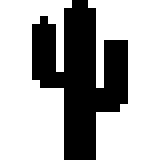
#> input picture raw_images/cactus.png, 20 x 20 px, found by its file name (shown 8 times larger)
$ jupyter execute genetic.ipynb
#> lines starting #> are read from the running program, lines starting #| are printed output that depends on the picture; after the words box and inside, x2 and y2 are one past the last pixel; in counts of white or black regions, pixels touching at a corner belong together; long printed decimals are rounded
[cell 1]
# This Python 3 environment comes with many helpful analytics libraries installed
# It is defined by the kaggle/python Docker image: https://github.com/kaggle/docker-python
# For example, here's several helpful packages to load

import numpy as np # linear algebra
import pandas as pd # data processing, CSV file I/O (e.g. pd.read_csv)

# Input data files are available in the read-only "../input/" directory
# For example, running this (by clicking run or pressing Shift+Enter) will list all files under the input directory

import os
for dirname, _, filenames in os.walk('/kaggle/input'):
    for filename in filenames:
        print(os.path.join(dirname, filename))

# You can write up to 20GB to the current directory (/kaggle/working/) that gets preserved as output when you create a version using "Save & Run All"
# You can also write temporary files to /kaggle/temp/, but they won't be saved outside of the current session

[cell 2]
# This part is for creating zip and video from outputs and
# meant to be run manually after outputs are created.

import shutil
import os

output = os.path.join("output")
vidims = os.path.join(output, 'video')

def s(func):
    try:
        func()
    except:
        pass

def install_ffmpeg():
    !apt-get update
    !apt install -y ffmpeg
    !pip install ffmpeg-python

def clear_all():
    s(lambda: shutil.rmtree(output))
    s(lambda: os.remove('images.zip'))
    s(lambda: os.remove('animation.mp4'))

def create_folders():
    s(lambda: shutil.rmtree(output))
    s(lambda: os.mkdir(output))
    s(lambda: os.mkdir(vidims))

def renew_folders():
    clear_all()
    create_folders()

def create_zip():
    s(lambda: os.remove('images.zip'))
    shutil.make_archive('images', 'zip', output)

def create_video():
    s(lambda: os.remove('animation.mp4'))
    import ffmpeg
    ffmpeg.input(os.path.join(vidims, '*.png'), pattern_type='glob', framerate=2) \
        .output('animation.mp4', pix_fmt='yuv420p', vcodec='libx264').run()

#install_ffmpeg()
renew_folders()
#create_zip()
#create_video()

[cell 3]
import datetime
import time
import numpy as np
import cv2
import matplotlib.pyplot as plt

from PIL import Image
from PIL import ImageDraw
from PIL import ImageFont

[cell 4]
import platform

# Font options that will be used while printing
# generation number on images.
font_size = 42
font_path = {
    'Linux': '/opt/conda/fonts/UbuntuMono-R.ttf',
    'Darwin': 'Arial.ttf',
    'Windows': 'arial.ttf'
}[platform.system()]

DrawFont = ImageFont.truetype(font_path, font_size)

[cell 5]
def show_image(img, size=(40, 6), title=None):
    plt.figure(figsize=size)
    plt.axis('off')

    if title is not None:
        plt.title(title)

    plt.imshow(img, cmap="gray", vmin=0, vmax=1)

    plt.show()
    return plt

def save_output(best_fitness, best_losses, img, candidate, gen):
    name = f'gen{str(gen).zfill(6)}'
    png = f'{name}.png'
    title = f'Gen {gen}'

    # Fix image
    img *= 255
    img = cv2.resize(img, (800, 800), interpolation=cv2.INTER_NEAREST)

    # Save original image
    cv2.imwrite(os.path.join(output, png), img)

    # Save candidate
    with open(os.path.join(output, f'{name}.txt'), 'wb') as f:
        np.savetxt(f, candidate.astype(int), fmt='%i')

    # Save image with text.
    img = np.array(img).astype('uint8')
    img = np.stack((img,) * 3, axis=-1)
    img = Image.fromarray(img, 'RGB')
    ImageDraw.Draw(img).text((10, 10), title, font=DrawFont, fill=(210, 0, 0))
    img.save(os.path.join(vidims, png))

    # Save fitness and losses.
    with open(os.path.join(output, f'success.txt'), 'a') as f:
        f.write(f'{best_fitness} {best_losses}\n')

def read_image(image_path):
#> called with image_path = 'images/20/cactus.png'
    img = cv2.imread(image_path)
#> img is the input picture: shape (20, 20, 3); 66.8% white; 1 black region, box (x1, y1, x2, y2) and area: (4, 0, 16, 20) 133
    img = cv2.cvtColor(img, cv2.COLOR_BGR2GRAY)
    img = img // 255
    return img

[cell 6]
#img_path = '/kaggle/input/genetic-homework/heart_20.png'
img_path = 'images/20/cactus.png'

img = read_image(img_path)
show_image(img);

[cell 7]
# Moves
'''
8 1 2
7 0 3
6 5 4
'''
moves = [
    (0, 0), (-1, 0), (-1, 1),
    (0, 1), (1, 1), (1, 0),
    (1, -1), (0, -1), (-1, -1),
]

# Costs of rotations.
rotation_costs = [0, 1, 2, 4, 7, 4, 2, 1]
rot_cost_mean = sum(rotation_costs) // len(rotation_costs)

# Meta
non_empty_pixels = (img == 0).sum()
#> non_empty_pixels = 133

# Hyperparameters
candidate_size = int(non_empty_pixels * 1.5) # size of a candidate solution
#> candidate_size = 199
pop_size = 4096 # candidate count per iteration
mut_prob = 0.07 # probability of mutation
mut_decay = 0.0007 # decay of mutation ratio per generation
max_gen = 2048 # maximum generation
selection_strength = 2 # strengh of an fitness order to be picked to crossover
cross_point = 3 # split points of crossover
gen_keep = int(pop_size * 0.5) # number of best candidates to keep
gen_renew = pop_size - gen_keep
ft_round = 6

# Weights
weights = [
    1 * 0.25, # w_rotate_cost
    1 * 1.00, # w_overlap_loss
]

# Normalize weights.
weights /= np.array(weights).sum()

# Configurations
log_interval = 1
show_interval = 10

print(f'non_empty_pixels={non_empty_pixels}')
#| non_empty_pixels=133
print(f'candidate_size={candidate_size}')
#| candidate_size=199
print(f'mutation_size={candidate_size * mut_prob}')
#| mutation_size=13.930
print(f'gen_keep={gen_keep}')
print(f'gen_renew={gen_renew}')

[cell 8]
# Create number random generator
rng = np.random.default_rng()

# Keep track of gen's best.
fit_of_gen_best = np.inf
gen_of_gen_best = 0
fit_of_last_best = np.inf

# Constants
side_size = img.shape[0]
#> side_size = 20
bound_row = img.shape[0] - 1
#> bound_row = 19
bound_col = img.shape[1] - 1
#> bound_col = 19

[cell 9]
# Print start time.
init_time = time.time()
print('Started at:', datetime.datetime.now().time())

# Create initial population.
population = np.random.randint(1, 9, (pop_size, candidate_size))
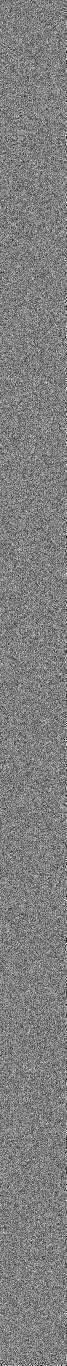
#> population: shape (4096, 199) int64 (shown at 1/3 size); min 1, max 8, mean 4.5; drawn with min black and max white

# Iterate generations.
for gen in range(max_gen):
    start_time = time.time()
    fitnesses = np.full(pop_size, np.inf)

    # Keep best solution to show.
    best_fitness = np.inf
    best_losses = None
    best_candidate = None
    best_solution = None

    # Calculate fitness of each candidate
    for ci, candidate in enumerate(population):
        # Fitness of candidate
        ft_rotate_cost = 0
        ft_overlap_loss = 0

        # Create solution of this candidate.
        solution = np.ones(img.shape)
        inverse_moves = 0

        # Start point for solution.
        prev_mov_dir = candidate[0]
        row = side_size - 1
        col = 0
        solution[row][col] = 0

        for direction in candidate:
            # Calculate rotation cost.
            if direction != prev_mov_dir:
                rotate_costs = np.roll(rotation_costs, prev_mov_dir - 1)
                step_rotate_cost = rotate_costs[direction - 1]
                ft_rotate_cost += step_rotate_cost / rot_cost_mean
            prev_mov_dir = direction

            # Paint pixel if in bound.
            move = moves[direction]
            next_row = row + move[0]
            next_col = col + move[1]
            if (0 <= next_row <= bound_row) and (0 <= next_col <= bound_col):
                row = next_row
                col = next_col
                solution[row][col] = 0

        # Normalize rotation cost of candidate.
        ft_rotate_cost /= candidate_size

        # Calculate overlap rate fitness.
        overlap = (np.logical_or(solution, img) == False).sum()
        ft_overlap_loss = 1 - (overlap / non_empty_pixels)

        # Calculate total fitness.
        losses = [ft_rotate_cost, ft_overlap_loss]
        fitness = (weights * losses).sum()
        fitnesses[ci] = fitness

        # Keep if best candidate.
        if fitness < best_fitness:
            best_fitness = fitness
            best_losses = losses
            best_solution = solution
            best_candidate = candidate

    # Order the candidates by their fitness.
    fitnesses = np.round(fitnesses, ft_round)
    orders = fitnesses.argsort()
    fitnesses = fitnesses[orders]
    population = population[orders]

    # Scale fitnesses.
    # Use order selection with pick strength.
    ft_scaled = np.arange(1, (pop_size * selection_strength + 1), selection_strength)

    # Calculate weight distribution of candidates.
    ft_probs = 1 / ft_scaled
    ft_probs = ft_probs / ft_probs.sum()

    # Create selection by weighted random (fitness)
    selection = population[np.random.choice(pop_size, gen_renew, p=ft_probs)]

    # Crossover and Mutate to create new candidates.
    new_population = [None] * gen_renew
    for i in range(0, gen_renew - 1, 2):
        # Crossover
        a = selection[i]
        b = selection[i+1]
        # Generate random split points.
        splits = rng.choice(candidate_size, size=cross_point, replace=False)
        splits.sort()
        # Split parents.
        a = np.split(a, splits, axis=0)
        b = np.split(b, splits, axis=0)
        # Pick parts randomly from parents.
        pair = [a, b]
        picks = np.random.randint(0, 2, cross_point + 1)
        new_a = [x for i, p in enumerate(picks) for x in pair[p][i]]
        new_b = [x for i, p in enumerate(1 - picks) for x in pair[p][i]]

        # Add candidate to new population.
        new_population[i] = new_a
        new_population[i+1] = new_b

    # Keep some of current generation and fill rest with new.
    population[gen_keep:] = new_population

    # Mutate
    gen_mut_prob = mut_prob * ((1 - mut_decay) ** gen)
    mutation_points = np.random.rand(pop_size, candidate_size) < gen_mut_prob
    mutations = np.random.randint(1, 9, (pop_size, candidate_size))
    population[mutation_points] = mutations[mutation_points]

    # Stats for current gen.
    last_gen_best = fit_of_gen_best
    curr_gen_best = fitnesses[0]

    # Log generation stats.
    if gen % log_interval == 0:
        print(
            f'Gen#{gen} ft={curr_gen_best} (time {round(time.time() - start_time)}s | {datetime.timedelta(seconds=round(time.time() - init_time))}) '
            f'(last same={curr_gen_best == fit_of_last_best} ft={fit_of_last_best}) '
            f'(best same={curr_gen_best == fit_of_gen_best} gen={gen_of_gen_best} ft={fit_of_gen_best})'
        )

    # Show the best candidate.
    if gen % show_interval == 0:
        show_image(best_solution)
        save_output(best_fitness, best_losses, best_solution, best_candidate, gen)

    # Update stats.
    fit_of_last_best = curr_gen_best
    if curr_gen_best < fit_of_gen_best:
        fit_of_gen_best = curr_gen_best
        gen_of_gen_best = gen

# Show final results.
print('\nDone.')
print(f'lastft={fit_of_last_best} bestft={fit_of_gen_best} bestgen={gen_of_gen_best}')
show_image(best_solution)
save_output(best_fitness, best_losses, best_solution, best_candidate, 'best')
